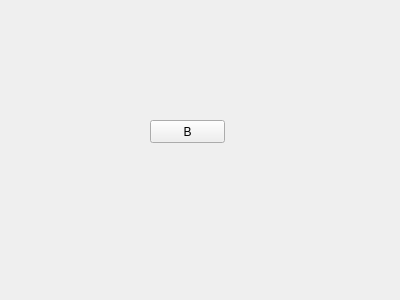
<?xml version="1.0" encoding="UTF-8"?>
<ui version="4.0">
 <class>Form</class>
 <widget class="QWidget" name="Form">
  <property name="geometry">
   <rect>
    <x>0</x>
    <y>0</y>
    <width>400</width>
    <height>300</height>
   </rect>
  </property>
  <property name="windowTitle">
   <string>Form</string>
  </property>
  <widget class="QPushButton" name="pushButton">
   <property name="geometry">
    <rect>
     <x>150</x>
     <y>120</y>
     <width>75</width>
     <height>23</height>
    </rect>
   </property>
   <property name="text">
    <string>B</string>
   </property>
  </widget>
 </widget>
 <resources/>
 <connections/>
</ui>
